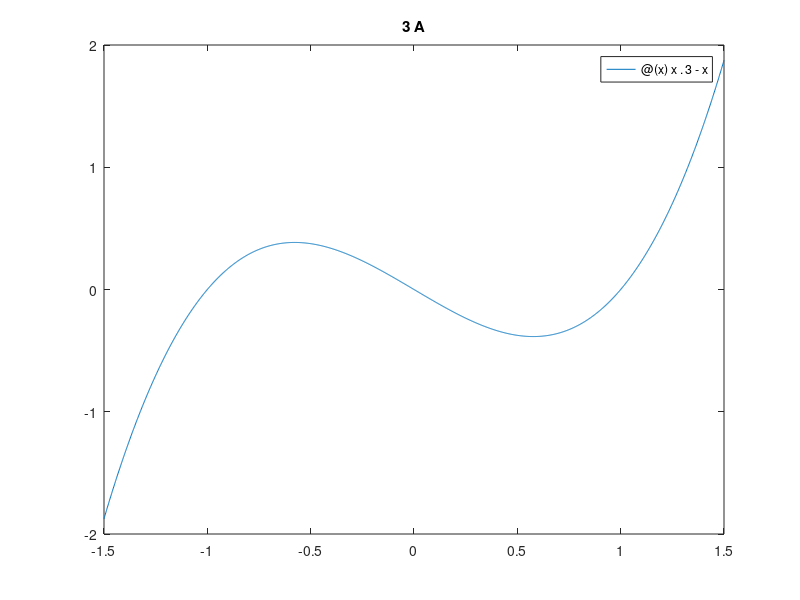
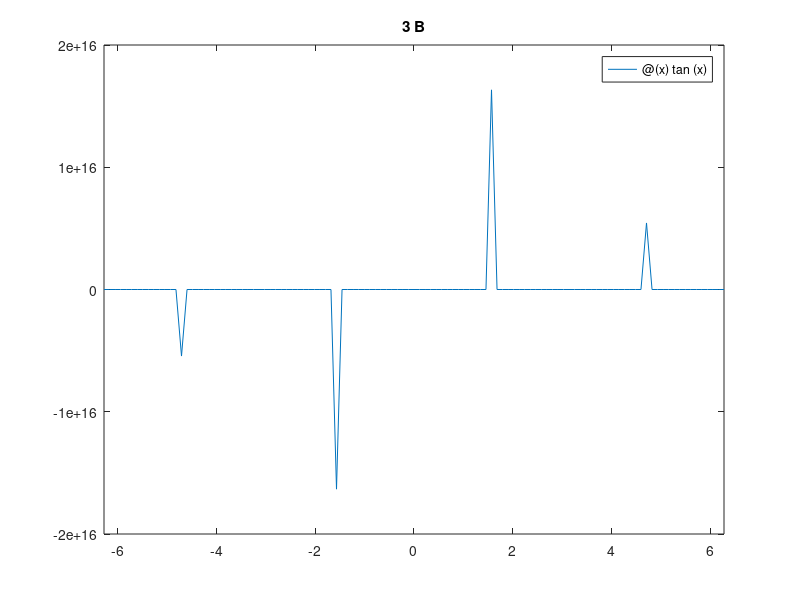
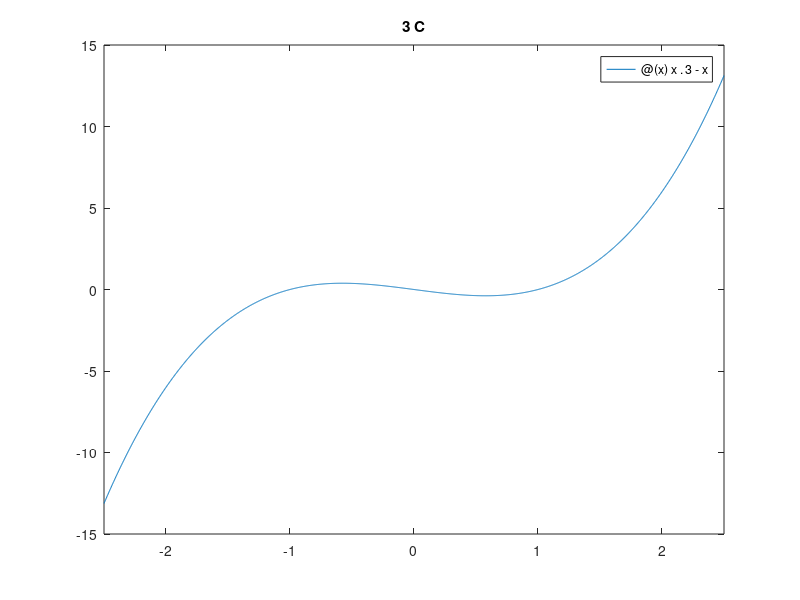
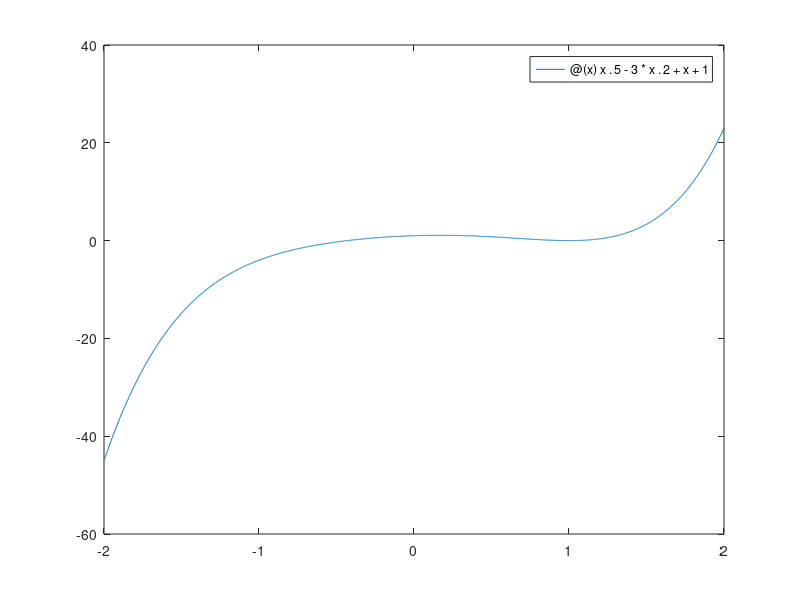

Source code (MATLAB) for these figures, in order: (Note: this script raises an error after producing the figures.)
%% Problem Set A - 1, 2, 3, 9, 11

%% Problem 1
A1 = 413/(768+295);
fprintf('a)\n\t %.2f\n\n',A1)

% b)
fprintf('b)\n\t%.2e\n',2^(123))
fprintf('\t%.0f\n\n',2^(123))

% c)
fprintf('c)\n\t%1.34f\n',pi^2)
fprintf('\t%1.34f\n\n',exp(1))

% d)
val = [61/88 13863/20000 253/365];
ln2 = log(2);
small = val(1);
temp = ln2 + val(1);
fprintf('d)\n')
for i = 1:3
    fprintf('\t%f\n',val(i))
    if abs(val(i) - ln2) < temp
        small = val(i);
    end
end
fprintf('\tBest approx = %f\n\n',small)


%% Problem 2
a = 1;
prob = ['a', 'b', 'c'];
for i = 1:3
    val = sin(a/(10^i))/(a/10^i);
    fprintf('%s)\n\t %.15f\n',prob(i),val)
end


%% Problem 3
% a
fplot(@(x) x.^3-x,[-1.5 1.5])
title('3 A')
figure

% b
fplot(@(x) tan(x),[-2*pi 2*pi])
title('3 B')
figure

% c
fplot(@(x) x.^3-x,[-2.5 2.5])
title('3 C')

%% Problem 9
figure
fplot(@(x) x.^5 - 3*x.^2 + x + 1,[-2 2])
syms x
solve(x^5 - 3*x^2 + x + 1 == 0,x)
title('Problem 9')
ax = gca;
ax.XAxisLocation = 'origin';
ax.YAxisLocation = 'origin';

%% Problem 11
syms x y
e1 = x^2 - y^2 == 1;
e2 = 2*x+y == 2;
sol = solve([e1, e2], [x,y]);
fprintf('(%.2f, %.2f) and (%.2f, %.2f)\n',sol.x(1),sol.y(1),sol.x(2),sol.y(2))

figure
axis([-5 5 -5 5])
hold on
fplot(@(x) sqrt(x.^2-1),'b')
fplot(@(x) -sqrt(x.^2-1),'b')
fplot(@(x) -2*x +2,'r')
title('Problem 11')
ax = gca;
ax.XAxisLocation = 'origin';
ax.YAxisLocation = 'origin';




